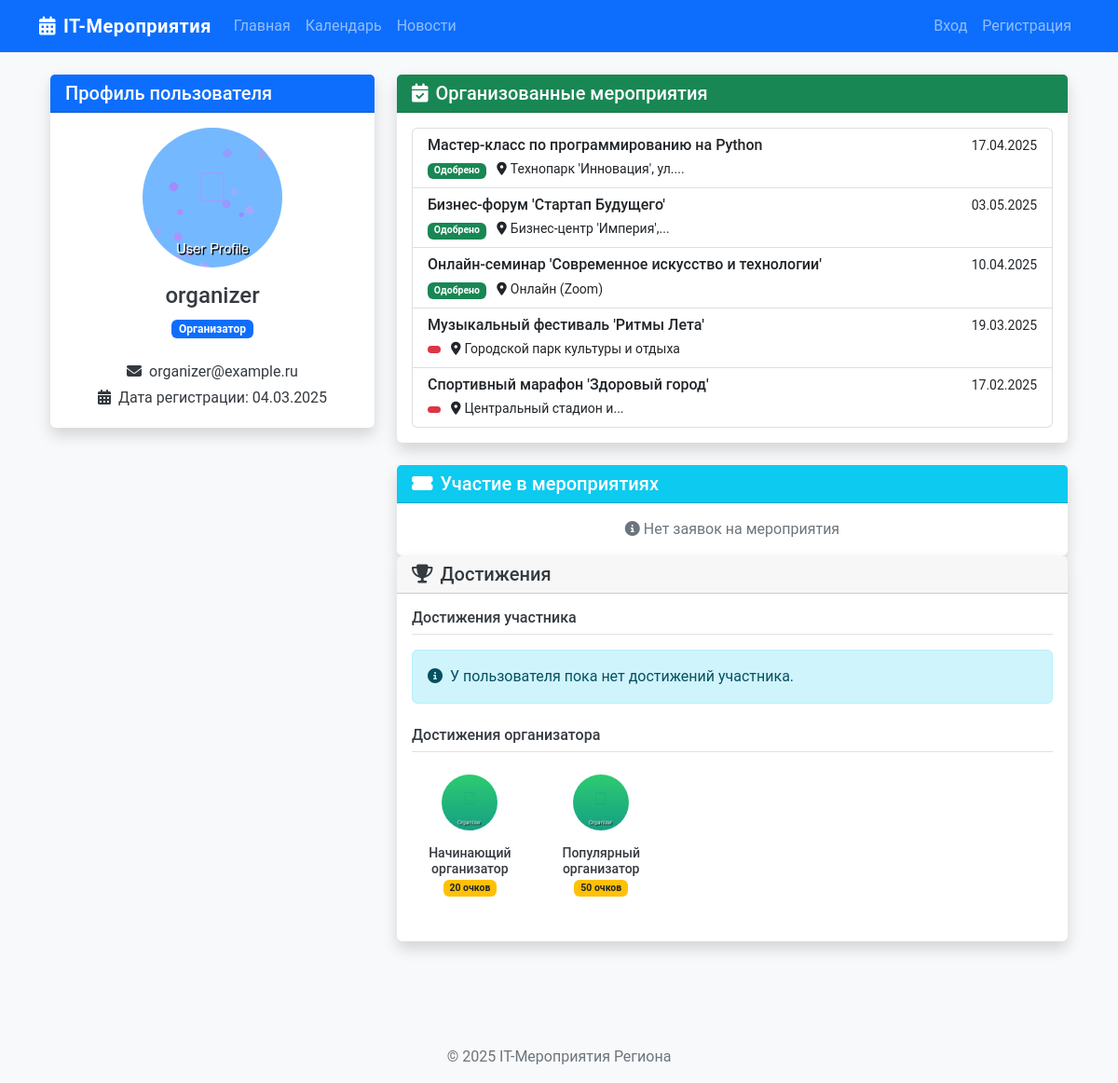
The page /profile/profile/2 on the database its author committed.
### app/models/user.py (models this page shows, shortened)
class User(db.Model, UserMixin):
    id = db.Column(db.Integer, primary_key=True)
    username = db.Column(db.String(50), unique=True, nullable=False)
    email = db.Column(db.String(120), unique=True, nullable=False)
    password = db.Column(db.String(60), nullable=False)
    role = db.Column(db.String(20), default=UserRole.PARTICIPANT.value)
    profile_image = db.Column(db.String(20), default='default.jpg')
    created_at = db.Column(db.DateTime, default=datetime.utcnow)
    organized_events = db.relationship('Event', back_populates='organizer')
    applications = db.relationship('EventApplication', back_populates='user')
    achievements = db.relationship('Achievement', secondary=user_achievements,
                                   backref=db.backref('users', lazy='dynamic'))
    event_achievements = db.relationship('UserEventAchievement', back_populates='user')
    organizer_achievements = db.relationship('UserOrganizerAchievement', back_populates='user')
    def is_organizer(self):
        return self.role == UserRole.ORGANIZER.value or self.role == UserRole.ADMIN.value

class UserOrganizerAchievement(db.Model):
    id = db.Column(db.Integer, primary_key=True)
    user_id = db.Column(db.Integer, db.ForeignKey('user.id'), nullable=False)
    achievement_id = db.Column(db.Integer, db.ForeignKey('organizer_achievement.id'), nullable=False)
    date_earned = db.Column(db.DateTime, default=datetime.utcnow)
    user = db.relationship('User', back_populates='organizer_achievements')
    achievement = db.relationship('OrganizerAchievement', back_populates='users')

### app/models/event.py (models this page shows, shortened)
class Event(db.Model):
    id = db.Column(db.Integer, primary_key=True)
    title = db.Column(db.String(100), nullable=False)
    description = db.Column(db.Text, nullable=False)
    start_datetime = db.Column(db.DateTime, nullable=False)
    end_datetime = db.Column(db.DateTime, nullable=False)
    location = db.Column(db.String(200))
    format = db.Column(db.String(20), default=EventFormat.OFFLINE.value)
    logo = db.Column(db.String(100), default='default_event.jpg')
    status = db.Column(db.String(20), default=EventStatus.PENDING.value)
    created_at = db.Column(db.DateTime, default=datetime.utcnow)
    updated_at = db.Column(db.DateTime, default=datetime.utcnow, onupdate=datetime.utcnow)
    default_points = db.Column(db.Integer, default=10)  # Очки по умолчанию для участников
    max_participants = db.Column(db.Integer, default=0)  # Максимальное количество участников (0 - без ограничений)
    organizer_id = db.Column(db.Integer, db.ForeignKey('user.id'), nullable=False)
    organizer = db.relationship('User', back_populates='organized_events')
    applications = db.relationship('EventApplication', back_populates='event', cascade='all, delete-orphan')
    tags = db.relationship('Tag', secondary=event_tags, backref=db.backref('events', lazy='dynamic'))
    achievements = db.relationship('EventAchievement', back_populates='event', cascade='all, delete-orphan')

### app/models/achievement.py (models this page shows, shortened)
class OrganizerAchievement(db.Model):
    id = db.Column(db.Integer, primary_key=True)
    name = db.Column(db.String(100), nullable=False)
    description = db.Column(db.Text, nullable=False)
    icon = db.Column(db.String(100), default='default_achievement.png')
    points = db.Column(db.Integer, default=10)  # Количество очков за достижение
    condition_type = db.Column(db.String(50), nullable=False)  # Тип условия из enum AchievementConditionType
    condition_value = db.Column(db.Integer, default=1)  # Необходимое значение для выполнения условия
    created_at = db.Column(db.DateTime, default=datetime.utcnow)
    users = db.relationship('UserOrganizerAchievement', back_populates='achievement')

### app/routes/profile.py (the view)
@profile.route('/profile/<int:user_id>', methods=['GET'])
def view_profile(user_id):
    user = User.query.get_or_404(user_id)
    applications = []
    if current_user.is_authenticated and (current_user.id == user.id or current_user.is_admin()):
        applications = EventApplication.query.filter_by(user_id=user.id).all()
    organized_events = []
    if user.is_organizer():
        organized_events = Event.query.filter_by(organizer_id=user.id).all()
    achievements = UserEventAchievement.query.filter_by(user_id=user.id).order_by(UserEventAchievement.date_earned.desc()).limit(10).all()
    return render_template('profile/user_profile.html',
                          title=f'Профиль пользователя {user.username}',
                          user=user,
                          applications=applications,
                          organized_events=organized_events,
                          achievements=achievements)

### app/templates/profile/user_profile.html (shortened to what this page needs)
{% extends "layout/base.html" %}
{% block content %}
<div class="container">
    <div class="row">
        <div class="col-md-4 mb-4">
            <div class="card shadow">
                <div class="card-header bg-primary text-white">
                    <h5 class="card-title mb-0">Профиль пользователя</h5>
                </div>
                <div class="card-body text-center">
                    <img src="{{ url_for('static', filename='img/profile_pics/' + user.profile_image) }}"
                         class="rounded-circle img-fluid mb-3" style="width: 150px; height: 150px; object-fit: cover;">
                    <h4>{{ user.username }}</h4>
                    <p class="text-muted">
                        <span class="badge {% if user.role == 'admin' %}bg-danger{% elif user.role == 'organizer' %}bg-primary{% else %}bg-success{% endif %} mb-2">
                            {{ {'participant': 'Участник', 'organizer': 'Организатор', 'admin': 'Администратор'}[user.role] }}
                        </span>
                    </p>
                    {% if user.email %}
                        <p class="mb-1"><i class="fas fa-envelope me-2"></i>{{ user.email }}</p>
                    {% endif %}
                    <p class="mb-1"><i class="fas fa-calendar-alt me-2"></i>Дата регистрации: {{ user.created_at.strftime('%d.%m.%Y') }}</p>
                </div>
            </div>
        </div>
        <div class="col-md-8">
            {% if user.role in ['organizer', 'admin'] %}
                <div class="card shadow mb-4">
                    <div class="card-header bg-success text-white">
                        <h5 class="mb-0"><i class="fas fa-calendar-check me-2"></i>Организованные мероприятия</h5>
                    </div>
                    <div class="card-body">
                        {% if organized_events %}
                            <div class="list-group">
                                {% for event in organized_events %}
                                    <a href="{{ url_for('events.event_detail', event_id=event.id) }}" class="list-group-item list-group-item-action">
                                        <div class="d-flex w-100 justify-content-between">
                                            <h6 class="mb-1">{{ event.title }}</h6>
                                            <small>{{ event.start_datetime.strftime('%d.%m.%Y') }}</small>
                                        </div>
                                        <small>
                                            <span class="badge {% if event.status == 'approved' %}bg-success{% elif event.status == 'pending' %}bg-warning text-dark{% else %}bg-danger{% endif %}">
                                                {{ {'approved': 'Одобрено', 'pending': 'На модерации', 'rejected': 'Отклонено', 'canceled': 'Отменено'}[event.status] }}
                                            </span>
                                            <span class="ms-2">
                                                <i class="fas fa-map-marker-alt me-1"></i>{{ event.location|truncate(30) }}
                                            </span>
                                        </small>
                                    </a>
                                {% endfor %}
                            </div>
                        {% else %}
                            <div class="text-center text-muted">
                                <i class="fas fa-info-circle me-1"></i>Нет организованных мероприятий
                            </div>
                        {% endif %}
                    </div>
                </div>
            {% endif %}
            <div class="card shadow">
                <div class="card-header bg-info text-white">
                    <h5 class="mb-0"><i class="fas fa-ticket-alt me-2"></i>Участие в мероприятиях</h5>
                </div>
                <div class="card-body">
                    {% if applications %}
                        <div class="list-group">
                            {% for application in applications %}
                                <div class="list-group-item list-group-item-action">
                                    <div class="d-flex w-100 justify-content-between">
                                        <h5 class="mb-1">
                                            <a href="{{ url_for('events.event_detail', event_id=application.event.id) }}" class="text-decoration-none">
                                                {{ application.event.title }}
                                            </a>
                                        </h5>
                                        <small>{{ application.created_at.strftime('%d.%m.%Y') }}</small>
                                    </div>
                                    <p class="mb-1">
                                        <span class="badge {% if application.status == 'approved' %}bg-success{% elif application.status == 'pending' %}bg-warning{% elif application.status == 'rejected' %}bg-danger{% endif %}">
                                            {{ {'approved': 'Заявка одобрена', 'pending': 'Заявка на рассмотрении', 'rejected': 'Заявка отклонена'}[application.status] }}
                                        </span>
                                        {% if application.status == 'approved' and application.event.is_completed %}
                                            <span class="badge bg-info ms-2">Мероприятие завершено</span>
                                            {% if application.points > 0 %}
                                                <span class="badge bg-warning text-dark ms-2">
                                                    <i class="fas fa-trophy me-1"></i>{{ application.points }} очков
                                                </span>
                                            {% endif %}
                                        {% endif %}
                                    </p>
                                    <small>{{ application.event.start_datetime.strftime('%d.%m.%Y %H:%M') }}</small>
                                </div>
                            {% endfor %}
                        </div>
                    {% else %}
                        <div class="text-center text-muted">
                            <i class="fas fa-info-circle me-1"></i>Нет заявок на мероприятия
                        </div>
                    {% endif %}
                </div>
            </div>
            <div class="card shadow mb-4">
                <div class="card-header">
                    <h5 class="mb-0"><i class="fas fa-trophy me-2"></i>Достижения</h5>
                </div>
                <div class="card-body">
                    <h6 class="border-bottom pb-2 mb-3">Достижения участника</h6>
                    {% if user.event_achievements %}
                        <div class="row row-cols-2 row-cols-md-3 row-cols-lg-5 g-3 mb-4">
                            {% for achievement in user.event_achievements[:5] %}
                            <div class="col">
                                <div class="card h-100 text-center">
                                    <div class="p-2">
                                        <img src="{{ url_for('static', filename='img/achievement_icons/' + achievement.achievement.icon) }}"
                                             alt="{{ achievement.achievement.name }}" class="img-fluid rounded-circle"
                                             style="width: 60px; height: 60px; object-fit: cover;">
                                    </div>
                                    <div class="card-body p-2">
                                        <h6 class="card-title small mb-0">{{ achievement.achievement.name }}</h6>
                                        <div class="small">
                                            <span class="badge bg-warning text-dark">{{ achievement.achievement.points }} очков</span>
                                        </div>
                                    </div>
                                </div>
                            </div>
                            {% endfor %}
                        </div>
                        {% if user.event_achievements|length > 5 %}
                        <div class="text-center">
                            <a href="{{ url_for('profile.user_achievements', user_id=user.id) }}" class="btn btn-sm btn-outline-primary">
                                Посмотреть все ({{ user.event_achievements|length }})
                            </a>
                        </div>
                        {% endif %}
                    {% else %}
                        <div class="alert alert-info">
                            <i class="fas fa-info-circle me-1"></i>
                            У пользователя пока нет достижений участника.
                        </div>
                    {% endif %}
                    {% if user.is_organizer() %}
                    <h6 class="border-bottom pb-2 mb-3 mt-4">Достижения организатора</h6>
                    {% if user.organizer_achievements %}
                        <div class="row row-cols-2 row-cols-md-3 row-cols-lg-5 g-3 mb-4">
                            {% for achievement in user.organizer_achievements[:5] %}
                            <div class="col">
                                <div class="card h-100 text-center">
                                    <div class="p-2">
                                        <img src="{{ url_for('static', filename='img/achievement_icons/' + achievement.achievement.icon) }}"
                                             alt="{{ achievement.achievement.name }}" class="img-fluid rounded-circle"
                                             style="width: 60px; height: 60px; object-fit: cover;">
                                    </div>
                                    <div class="card-body p-2">
                                        <h6 class="card-title small mb-0">{{ achievement.achievement.name }}</h6>
                                        <div class="small">
                                            <span class="badge bg-warning text-dark">{{ achievement.achievement.points }} очков</span>
                                        </div>
                                    </div>
                                </div>
                            </div>
                            {% endfor %}
                        </div>
                    {% else %}
                        <div class="alert alert-info">
                            <i class="fas fa-info-circle me-1"></i>
                            У организатора пока нет достижений.
                        </div>
                    {% endif %}
                    {% endif %}
                </div>
            </div>
        </div>
    </div>
</div>
{% endblock %}

### app/static/css/main.css (style rules this page uses)
body { font-family: 'Roboto', sans-serif; background-color: #f8f9fa; color: #343a40; min-height: 100vh; display: flex; flex-direction: column; }
.card { border: none; transition: transform 0.3s, box-shadow 0.3s; }
.card-header { font-weight: 600; }

### rows shown on the page
User: profile_image (placeholder picture), username "organizer", role "Организатор", email "organizer@example.ru", created_at "04.03.2025"
Event: title "Мастер-класс по программированию на Python", start_datetime "17.04.2025", status "Одобрено", location "Технопарк 'Инновация', ул...."
Event: title "Бизнес-форум 'Стартап Будущего'", start_datetime "03.05.2025", status "Одобрено", location "Бизнес-центр 'Империя',..."
Event: title "Онлайн-семинар 'Современное искусство и технологии'", start_datetime "10.04.2025", status "Одобрено", location "Онлайн (Zoom)"
Event: title "Музыкальный фестиваль 'Ритмы Лета'", start_datetime "19.03.2025", location "Городской парк культуры и отдыха"
Event: title "Спортивный марафон 'Здоровый город'", start_datetime "17.02.2025", location "Центральный стадион и..."
UserOrganizerAchievement: icon (picture), achievement.name "Начинающий организатор", achievement.points "20"
UserOrganizerAchievement: icon (picture), achievement.name "Популярный организатор", achievement.points "50"
